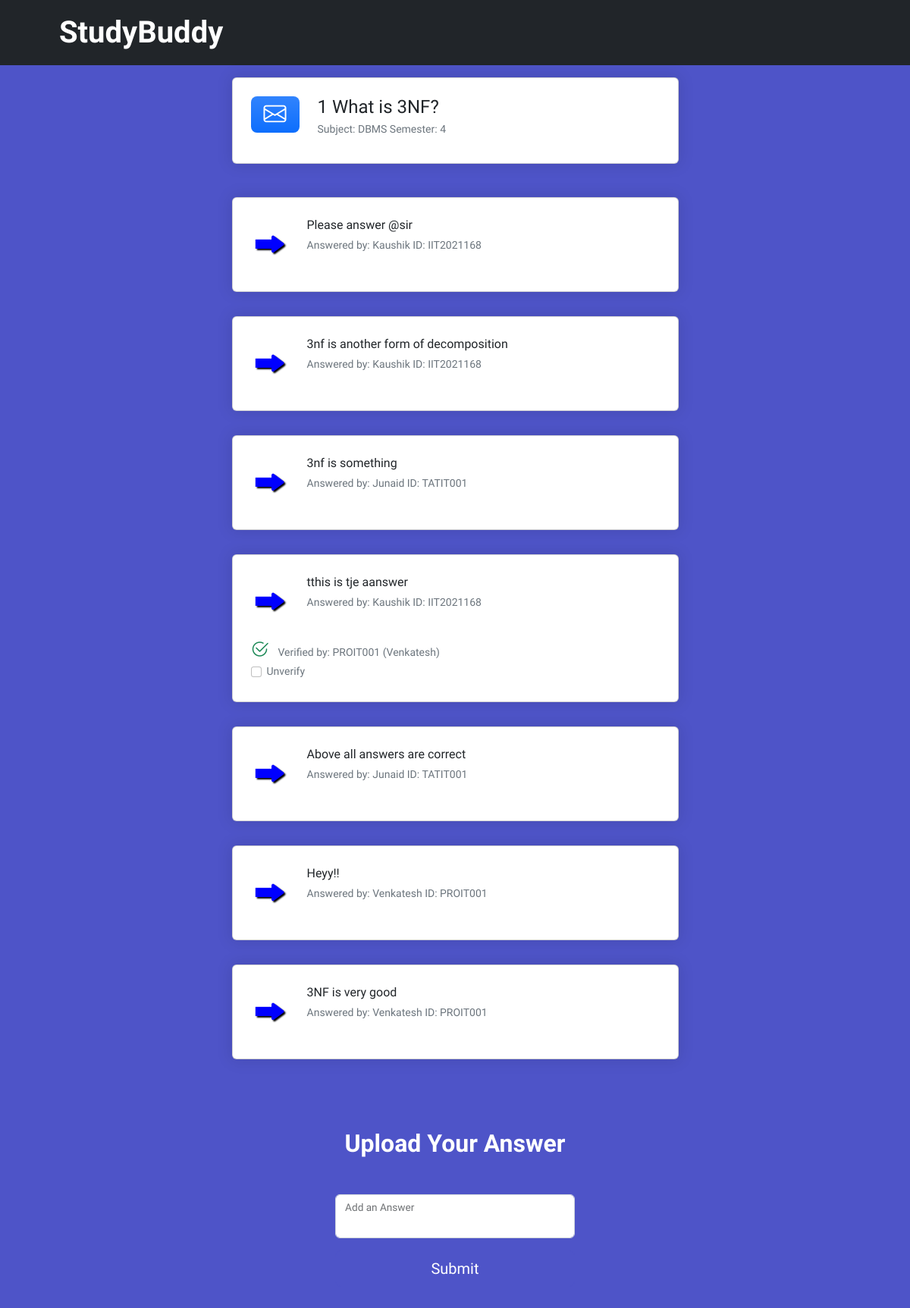
The page /post.php?id=1 on the database its author committed.
### tables this page shows
CREATE TABLE `doubt` (
  `D_Id` int(11) NOT NULL,
  `Poster_id` varchar(10) NOT NULL,
  `Subject` varchar(5) NOT NULL,
  `Semester` int(11) NOT NULL,
  `Doubt` varchar(100) NOT NULL,
  `D_Name` varchar(30) NOT NULL
);

CREATE TABLE `solution` (
  `Q_Id` varchar(10) NOT NULL,
  `Ans_no` int(11) NOT NULL,
  `Q_no` int(11) NOT NULL,
  `Answerer_id` varchar(10) NOT NULL,
  `Answerer` varchar(30) NOT NULL,
  `Answer` varchar(100) NOT NULL,
  `TaUID` varchar(8) DEFAULT NULL,
  `ProfUID` varchar(8) DEFAULT NULL
);

CREATE TABLE `mentor` (
  `Id` varchar(8) NOT NULL,
  `Name` varchar(30) NOT NULL,
  `Type` varchar(1) NOT NULL,
  `Password` varchar(30) NOT NULL,
  `Email` varchar(200) NOT NULL
);

### post.php (the view, shortened to what this page needs)
<?php
    $conn=mysqli_connect('localhost','root','','studybuddy') or die("Connection failed" .mysqli_connect_error());
    $id = $_GET['id'];
    $query="SELECT * FROM Doubt WHERE D_Id=$id";
    $result=mysqli_query($conn,$query);
    $row=mysqli_fetch_array($result);
    $query2="SELECT * FROM Solution WHERE Q_Id=$id ORDER BY Ans_no";
    $result2=mysqli_query($conn,$query2);
    $temp=$_SESSION['uid'];
    $sql7="SELECT count(*) FROM Student WHERE Rollno='$temp'";
    $query7=mysqli_query($conn,$sql7);
    $row7=mysqli_fetch_array($query7);
?>
<!DOCTYPE html>
<html lang="en">
<head>
    <link href="https://cdn.jsdelivr.net/npm/bootstrap-icons@1.4.1/font/bootstrap-icons.css" rel="stylesheet" />
<link href="styles.css" rel="stylesheet" />
</head>
<body class="area" >
<nav class="navbar navbar-expand-lg navbar-dark bg-dark">
            <div class="container px-5">
                <a class="navbar-brand" href="index.php" style="font-size: 40px"><b>StudyBuddy</b></a>
                 </div>
        </nav>
<section class="py-3">
            <div class="container px-5 px-5">
                <div class="row gx-5 justify-content-center">
                    <div class="col-lg-7">
                        <div class="card mb-4">
                            <div class="card-body p-4">
                                <div class="d-flex">
                                    <div  style="font-size:30px; height:3rem;"class="feature bg-primary bg-gradient text-white rounded-3 mb-3 flex-shrink-0"><i class="bi bi-envelope"></i></div>
                                    <div class="ms-4">
                                        <h4 class="mb-1"><?php echo $row['D_Id'];?> <?php echo $row['Doubt'];?></h4>
                                        <div class="small text-muted"><?php echo "Subject: "?><?php echo $row['Subject'];?><?php echo "  "?><?php echo "Semester: "?><?php echo $row['Semester'];?></div>
                                    </div>
                                </div>
                            </div>
                        </div>
                    </div>
                </div>
            </div>
        </section>
        <?php
        while($row2=mysqli_fetch_assoc($result2)){
        ?>
        <section class="py-1">
            <div class="container px-5 px-5">
                <div class="row gx-5 justify-content-center">
                    <div class="col-lg-7">
                        <div class="card mb-4">
                            <div class="card-body p-4">
                                <div class="d-flex">
                                    <div class="flex-shrink-0"><i class="bi bi-forward-fill" style="color:blue; text-shadow: 2px 2px 2px black; font-size: 50px;"></i></div>
                                    <div class="ms-4">
                                        <p class="mb-1"><?php echo $row2['Answer']?></p>
                                        <div class="small text-muted"><?php echo "Answered by: "?><?php echo $row2['Answerer']?><?php echo "  "?><?php echo "ID: "?><?php echo $row2['Answerer_id']?></div>
                                    </div>
                                </div>
                                <div class="d-flex flex-column">
                                    <?php if ($row2['ProfUID'] != NULL): ?>
                                        <div class="mt-2">
                                            <i class="bi bi-check2-circle text-success me-2" style="font-size: 1.5rem;"></i>
                                            <span class="text-muted small"><?php echo "Verified by: " . $row2['ProfUID'];
                                                $temp=$row2['ProfUID'];
                                                $sql10="SELECT * FROM mentor WHERE Id='$temp'";
                                                $query10=mysqli_query($conn,$sql10);
                                                $row10=mysqli_fetch_array($query10);
                                                $name=$row10['Name'];
                                                echo " (" . $name . ")"; ?>
                                                <?php if($row7[0]==0){ ?>
                                                    <form id="disverify-form-<?php echo $row2['Ans_no'] ?>" action="post.php?id=<?php echo $id ?>" method="post">
                                                        <div class="form-check">
                                                            <input class="form-check-input" type="checkbox" name="disverify_answer" id="disverify_answer_<?php echo $row2['Ans_no'] ?>">
                                                            <label class="form-check-label" for="disverify_answer_<?php echo $row2['Ans_no'] ?>">
                                                                Unverify
                                                            </label>
                                                        </div>
                                                    </form>
                                                <?php
                                                }
                                            ?></span>
                                        </div>
                                    <?php endif; ?>
                                </div>
                            </div>
                        </div>
                    </div>
                </div>
            </div>
        </section>
        <?php
        }?>
    <section class="py-5">
            <div class="container px-5 my-3 px-5">
                <div class="text-center mb-5">
                    <h2 class="fw-bolder" style="color: white">Upload Your Answer</h2>
                </div>
                <div class="row gx-5 justify-content-center">
                    <div class="col-lg-4">
                        <form action="post.php?id=<?php echo "$id" ?>" method="post">
                            <div class="form-floating mb-3">
                                <input class="form-control" type="text" id="Answer" name="Answer" required>
                                <label for="Answer">Add an Answer</label>
                            </div>
                            <div class="d-grid"><button class="btn btn-primary btn-lg"type="submit" name="submit" id="submit" >Submit</button></div>
                        </form>
                    </div>
                </div>
            </div>
        </section>
        <ul class="circles" >
            </ul>
</body>

### post.php (style rules this page uses)
* { margin: 0px; padding: 0px; }
body { font-family: 'Exo', sans-serif; z-index: -2; }
.area { background: #4e54c8; background: -webkit-linear-gradient(to left, #8f94fb, #4e54c8); width: 100%; height:100%; z-index: -2; }
.circles { position: absolute; top: 0; left: 0; width: 100%; height: 100%; overflow: overflow-y; z-index: 0; }
.card { z-index: 2; }
.navbar { z-index: 2; }
.card { box-shadow: 0 0 20px 2px rgba(0,0,0,.1); transition:0.7s; }
.form-floating { z-index: 2; }
.btn { z-index: 2; }
.d-grid { z-index: 2; }

### rows shown on the page
doubt: D_Id "1", Doubt "What is 3NF?", Subject "DBMS", Semester "4"
solution: Answer "Please answer @sir", Answerer "Kaushik", Answerer "IIT2021168"
solution: Answer "3nf is another form of decomposition", Answerer "Kaushik", Answerer "IIT2021168"
solution: Answer "3nf is something", Answerer "Junaid", Answerer "TATIT001"
solution: Answer "tthis is tje aanswer", Answerer "Kaushik", Answerer "IIT2021168", ProfUID "PROIT001", mentor.Name "Venkatesh"
solution: Answer "Above all answers are correct", Answerer "Junaid", Answerer "TATIT001"
solution: Answer "Heyy!!", Answerer "Venkatesh", Answerer "PROIT001"
solution: Answer "3NF is very good", Answerer "Venkatesh", Answerer "PROIT001"
